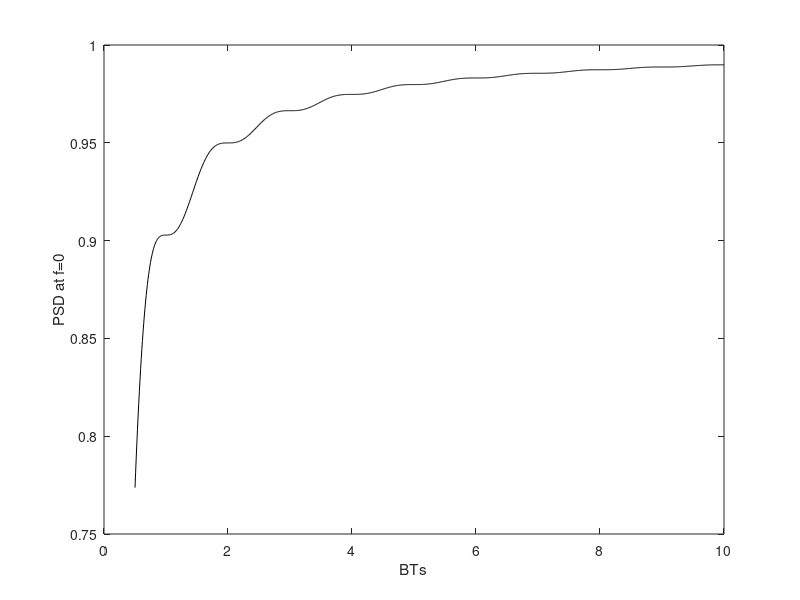
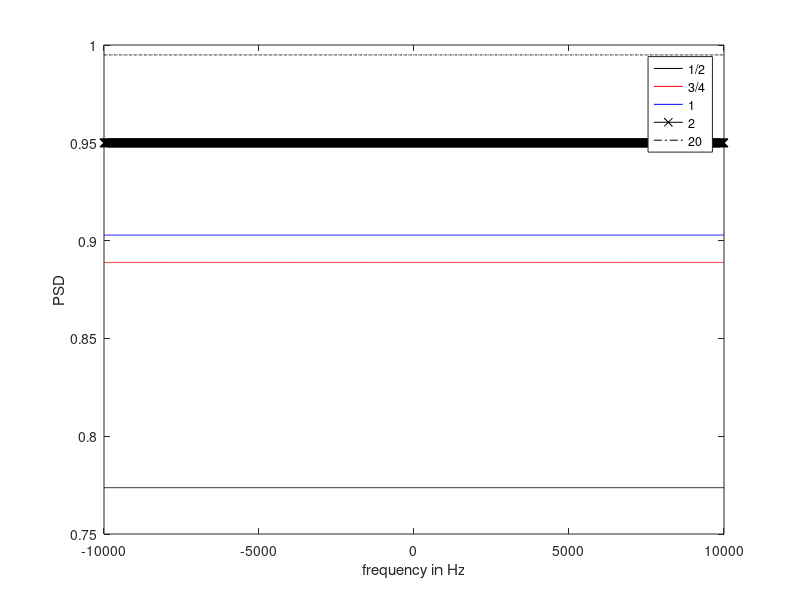

The MATLAB script that drew these images, in order:
clear all

%f = 0:10:1e6;

B = 1e8;
temp = 0.5:0.01:10; %[0.5:0.1:10];
Ts = temp/B;
Gnef0 = 2 * (sinint(2 * pi * B *Ts) - (sin(pi * B * Ts)).^2./(pi * B * Ts))/pi;
plot(temp, Gnef0,'-k');
xlabel('BTs');
ylabel('PSD at f=0');



f = -10000:10.1:10000;
%f = -1e8:100000.1:1e8; %0:(1e7+1):10*B;
Ts = 0.5/B; 
G1ne2 = (sinint(2 * pi * (f + B)*Ts) - sinint(2 * pi * (f - B)*Ts) + (sin(pi * (f - B) * Ts)).^2./(pi * (f - B) * Ts) - (sin(pi * (f + B) * Ts)).^2./(pi * (f + B) * Ts))/pi;

Ts = 0.75/B;
%f = -1e4:100:1e4;

G3ne4 = (sinint(2 * pi * (f + B)*Ts) - sinint(2 * pi * (f - B)*Ts) + (sin(pi * (f - B) * Ts)).^2./(pi * (f - B) * Ts) - (sin(pi * (f + B) * Ts)).^2./(pi * (f + B) * Ts))/pi;

Ts = 1/B;
G1ne1 = (sinint(2 * pi * (f + B)*Ts) - sinint(2 * pi * (f - B)*Ts) + (sin(pi * (f - B) * Ts)).^2./(pi * (f - B) * Ts) - (sin(pi * (f + B) * Ts)).^2./(pi * (f + B) * Ts))/pi;

Ts = 2/B;
G2ne1 = (sinint(2 * pi * (f + B)*Ts) - sinint(2 * pi * (f - B)*Ts) + (sin(pi * (f - B) * Ts)).^2./(pi * (f - B) * Ts) - (sin(pi * (f + B) * Ts)).^2./(pi * (f + B) * Ts))/pi;

Ts = 20/B;
G20ne1 = (sinint(2 * pi * (f + B)*Ts) - sinint(2 * pi * (f - B)*Ts) + (sin(pi * (f - B) * Ts)).^2./(pi * (f - B) * Ts) - (sin(pi * (f + B) * Ts)).^2./(pi * (f + B) * Ts))/pi;

figure
plot(f, G1ne2, '-k', f, G3ne4, '-r', f, G1ne1, '-b', f, G2ne1, '-xk', f, G20ne1, '-.k');
legend('1/2','3/4','1', '2','20');
xlabel('frequency in Hz');
ylabel('PSD');